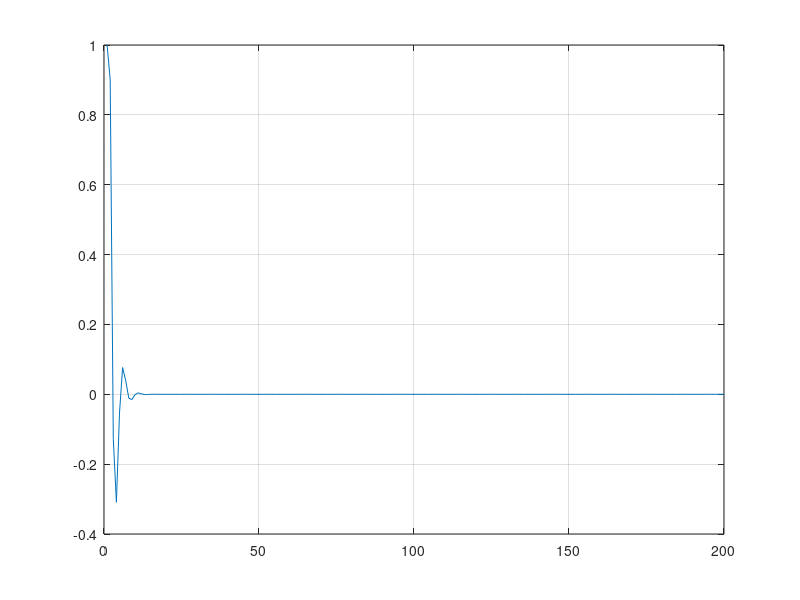

Source code (MATLAB):
%
% Section1, Exercise 1.1(c)
%
% Implementation of digital filter difference equation.
%

% number of samples
N = 200;

% define filter coefficients
b0 = 1;
b1 = 0.6;
b2 = -0.1;
a1 = 0.3;
a2 = -0.3;


% define the input
% unit step
% x = ones(N,1);

% unit impulse
x = zeros(N,1);
x(1) = 1;

% define a vector for the output
y = zeros(N,1);

% define "filter memory"
% assume filter is causal (i.e. zero initial conditions so set "filter 
% memory" = 0 at the start)
xnm1 = 0;
xnm2 = 0;
ynm1 = 0;
ynm2 = 0;

% calculate the output
for n = 1:N,
    
    y(n) = b0*x(n) + b1*xnm1 + b2*xnm2 + a1*ynm1 + a2*ynm2;
    
    % update filter memory
    % NB: COMMON MISTAKE IS TO FORGET THIS !!
    % NM: do these "oldest first"
    xnm2 = xnm1;
    xnm1 = x(n);
    ynm2 = ynm1;
    ynm1 = y(n);
    
end;

% plot
%stem(y); grid on;
plot(y); grid on;

